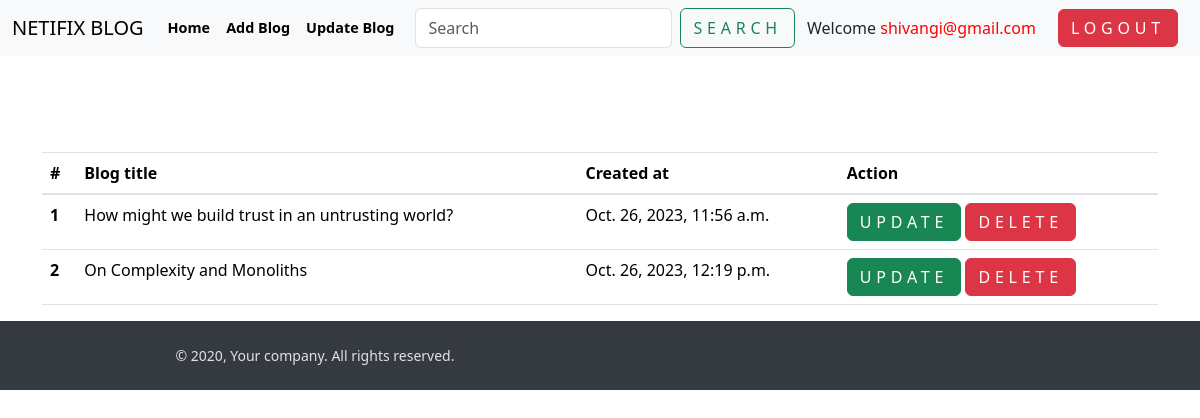
/see_blog/ (signed in), run on the app's committed database.
### blogapp/models.py (models this page shows, shortened)
class blogmodel(models.Model):
    user=models.ForeignKey(User, blank=True, null=True, on_delete=models.CASCADE)
    title = models.CharField(max_length=1500)
    content=HTMLField()
    slug=models.SlugField(max_length=1000,null=True,blank=True)
    image=models.ImageField(upload_to='media')
    created_at=models.DateTimeField( auto_now_add=True)
    updated_at=models.DateTimeField( auto_now=True)

### blogapp/views.py (the view)
# urls.py: path('see_blog/',see_blog,name="see_blog")
@login_required(login_url="/login/")
def see_blog(request):
    try:
     blog_objs=blogmodel.objects.filter(user=request.user)
     context={
        'blog_objs': blog_objs
     }
    except Exception as e:
        print(e)
    return render(request, 'see_blog.html',context)

### templates/see_blog.html
{% extends "base.html" %}
{% block start %}
<section class="mt-5 pt-5">
    <div class="container">
        <table class="table">
        <thead>
          <tr>
            <th scope="col">#</th>
            <th scope="col">Blog title</th>
            <th scope="col">Created at</th>
            <th scope="col">Action</th>
          </tr>
        </thead>
        <tbody>
            {% for blog in blog_objs %}
          <tr>
            <th scope="row">{{forloop.counter}}</th>
            <td>{{blog.title}}</td>
            <td>{{blog.created_at}}</td>
            <td>
                <a href="/blog_update/{{blog.slug}}" class="btn btn-success">Update</a>
                <a href="/blog_delete/{{blog.id}}" class="btn btn-danger">Delete</a>
            </td>
          </tr>
          {% endfor %}
          </tbody>
          </table>
    </div>
</section>
{% endblock %}

### templates/base.html (shortened to what this page needs)
<!DOCTYPE html>
<html lang="en">
<head>
    <link rel="stylesheet" href="/media/css/nouislider.css">
    <link rel="stylesheet" href="/media/css/swiper.min.css">
    <link rel="stylesheet" href="/media/css/magnific-popup.css">
    <link rel="stylesheet" href="/media/css/default.css" id="theme-stylesheet">
    <link rel="stylesheet" href="/media/css/custom.css">
    <link href="https://cdn.jsdelivr.net/npm/bootstrap@5.3.2/dist/css/bootstrap.min.css" rel="stylesheet">
    <link href="https://getbootstrap.com/docs/5.3/assets/css/docs.css" rel="stylesheet">
   </head>
  <body>
    <header class="header">
      <nav class="navbar navbar-expand-lg bg-body-tertiary">
        <div class="container-fluid" style="padding: 0 12px !important;">
          <a class="navbar-brand" href="/">NETIFIX BLOG</a>
          <div class="collapse navbar-collapse" id="navbarSupportedContent">
            <ul class="navbar-nav me-auto mb-2 mb-lg-0">
              <li class="nav-item">
                <a class="nav-link active" aria-current="page" href="/">Home</a>
              </li>
              {% if request.user.is_authenticated %}
              <li class="nav-item">
                <a class="nav-link active" aria-current="page" href="{% url 'add_blog' %}">Add Blog</a>
              </li>
              <li class="nav-item">
                <a class="nav-link active" aria-current="page" href="{% url 'see_blog' %}">Update Blog</a>
              </li>
              {% endif %}
            </ul>
            <form class="d-flex" role="search">
              <input class="form-control me-2" type="search" placeholder="Search" aria-label="Search">
              <button class="btn btn-outline-success" type="submit" >Search</button>
           </form>
           <span style="padding: 0 12px;">
            {% if request.user.is_authenticated %}
            Welcome
            <span style="color: red;">
{{ request.user.username }}
</span>
{% endif %}
</span>
        <ul class="navbar-nav  mb-2 mb-lg-0">
          {% if request.user.is_authenticated %}
          <a href="{% url 'logout_page' %}"class="btn btn-danger" style="margin: 0 10px;">Logout</a>
          {% else %}
          {% comment %} <li class="nav-item"> {% endcomment %}
        <a href="{% url 'login_page' %}"class="btn btn-danger" style="margin: 10px 10px;">Login</a>
        <a href="{% url 'signup_page' %}"class="btn btn-danger" style="margin: 10px 10px;">Signup</a>
{% endif %}
        </ul>
          </div>
        </div>
      </nav>
    </header>
    {% block start %}
    {% endblock %}
    <footer class="position-relative z-index-10 d-print-none">
      <div class="py-4 font-weight-light bg-gray-800 text-gray-300">
        <div class="container">
          <div class="row align-items-center">
            <div class="col-md-6 text-center text-md-left">
              <p class="text-sm mb-md-0">&copy; 2020, Your company.  All rights reserved.</p>
            </div>
          </div>
        </div>
      </div>
    </footer>
  </body>
</html>

### data on the page
blogmodel: title "How might we build trust in an untrusting world?", created_at "Oct. 26, 2023, 11:56 a.m."
blogmodel: title "On Complexity and Monoliths", created_at "Oct. 26, 2023, 12:19 p.m."

### other printed values
{{ request.user.username }} "shivangi@gmail.com"
